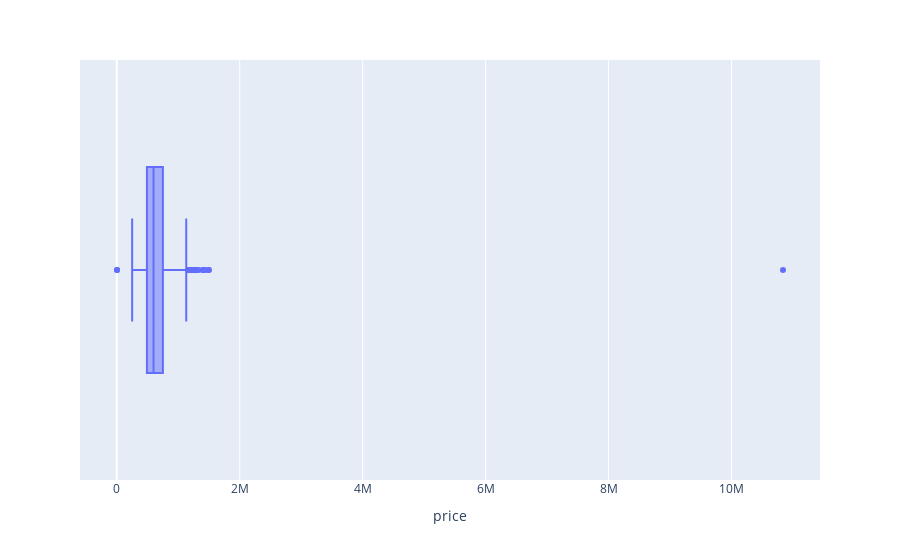

Notebook code for this chart:
### Code cell
# checking for extreme outliers
boxplot = px.box(df,  "price")
boxplot.show()

### Figure 1 — Plotly figure (JSON) as saved in the notebook; plotly's stock layout.template omitted (floating-point values rounded to 4 significant figures; data arrays with more than 128 entries replaced by an {"elided": "..."} marker saying what was removed)
{"data": [{"alignmentgroup": "True", "hovertemplate": "price=%{x}<extra></extra>", "legendgroup": "", "marker": {"color": "#636efa"}, "name": "", "notched": false, "offsetgroup": "", "orientation": "h", "showlegend": false, "type": "box", "x": {"elided": "2235 int values"}, "x0": " ", "xaxis": "x", "y0": " ", "yaxis": "y"}], "layout": {"boxmode": "group", "legend": {"tracegroupgap": 0}, "margin": {"t": 60}, "xaxis": {"anchor": "y", "domain": [0, 1], "title": {"text": "price"}}, "yaxis": {"anchor": "x", "domain": [0, 1]}}}
